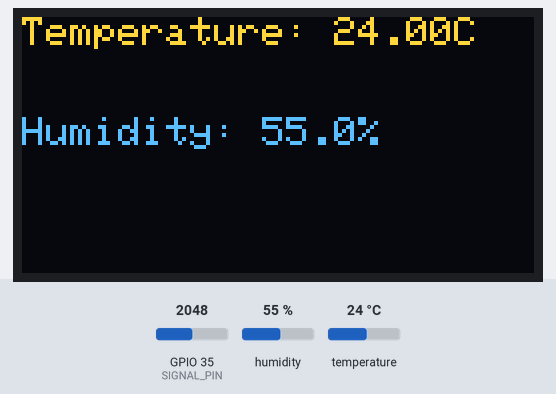
Simulated run of this sketch. Board: ESP32. Shown: 128×64 one-colour display. The inputs (shaded band) are chosen by the test bench; at power-on: humidity 55 %, temperature 24 °C, GPIO 35 (SIGNAL_PIN) = 2048. The OLED is the two-colour kind (top 16 rows yellow).

Above: at 4.6 s.
4.7 s: humidity set to 22 %
At 6.7 s:
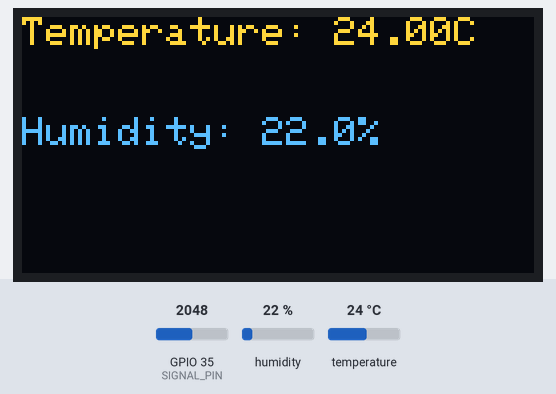
7.6 s: temperature set to 12 °C
At 11.1 s:
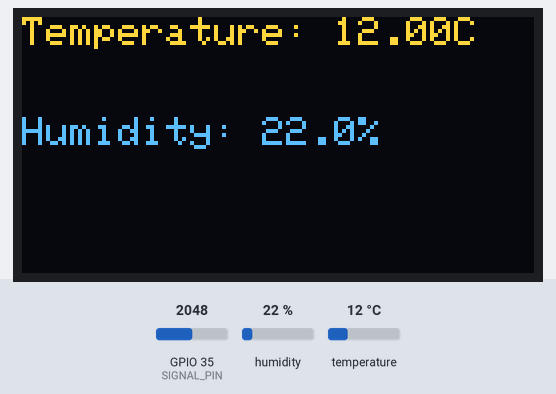
11.7 s: humidity set to 40 %
At 15.5 s:
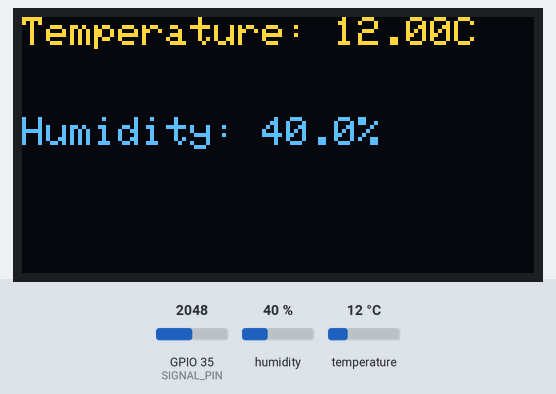
15.8 s: temperature set to 19 °C
Timing chart, 0 to 18.8 s (numbered marks = the images above; inputs shaded):
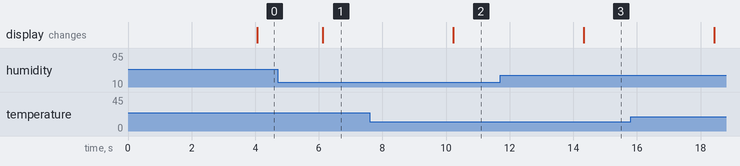

Measured:
- after the input at 4.7 s, the display: changes after 1.4 s (image 1)
- after the input at 7.6 s, the display: changes after 2.6 s (image 2)
- after the input at 11.7 s, the display: changes after 2.6 s (image 3)

The sketch:

sketch.ino
```cpp
#include <DHT.h>
#include <DHT_U.h>
#include <Adafruit_GFX.h>
#include <Adafruit_SSD1306.h>
#include <Adafruit_Sensor.h>
#include <Wire.h>
#include<DHTesp.h>
#define SCREEN_WIDTH 128
#define SCREEN_HEIGHT 64
#define POWER_PIN 17
#define SIGNAL_PIN 35
#define relayPin1 13
int value = 0;

Adafruit_SSD1306 display(SCREEN_WIDTH, SCREEN_HEIGHT, &Wire, -1);

#define DHTPIN 14

#define DHTTYPE    DHT22
DHTesp dhtSensor;

DHT dht(DHTPIN, DHTTYPE);

void setup() {
  Serial.begin(115200);
   dhtSensor.setup(DHTPIN, DHTesp::DHT22);

  dht.begin();

  if(!display.begin(SSD1306_SWITCHCAPVCC, 0x3C)) {
    Serial.println(F("SSD1306 allocation failed"));
    for(;;);
  }
  delay(2000);
  display.clearDisplay();
  display.setTextColor(WHITE);
  pinMode(POWER_PIN, OUTPUT);
  digitalWrite(POWER_PIN, LOW);
}

void loop() {
  delay(1000);

  TempAndHumidity  data = dhtSensor.getTempAndHumidity();
  delay(1000);
 float t = dht.readTemperature();
  float h = dht.readHumidity();
  display.clearDisplay();

  display.setTextSize(1);
  display.setCursor(0,0);
  display.print("Temperature: "+ String(data.temperature,2)+ "C");
  display.setTextSize(1);
  display.setCursor(0, 25);
  display.print("Humidity: "+ String(data.humidity, 1) + "%");
  display.display();
  digitalWrite(POWER_PIN, HIGH);
  delay(10);
  value = analogRead(SIGNAL_PIN);
  digitalWrite(POWER_PIN, LOW);
  if( value <= 10){
    digitalWrite(relayPin1,HIGH);
  }
  else if(value>60){
    digitalWrite(relayPin1,LOW);
  }
}
```
